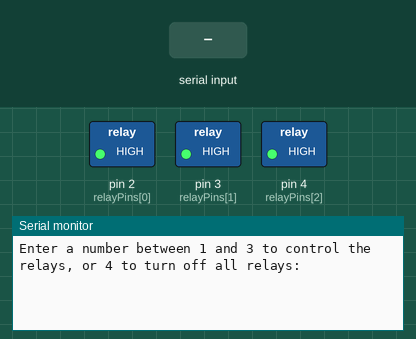
Bench run of a sketch on a simulated Arduino Uno, built with avr-gcc and run on an emulated ATmega328P. On the bench: switched loads named in the sketch (green lamp = pin HIGH), the last lines printed to the serial monitor. The test bench sets the inputs (shaded band).

Above: at 1.2 s.
1.3 s: "90,45\n" received over Serial
At 1.8 s:
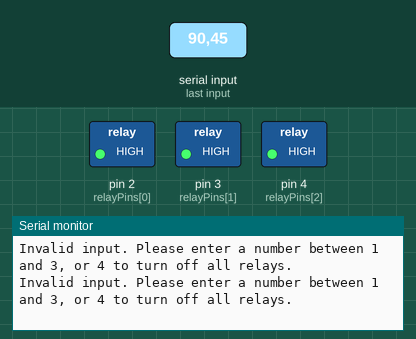
2.8 s: "4\n" received over Serial
At 3.3 s:
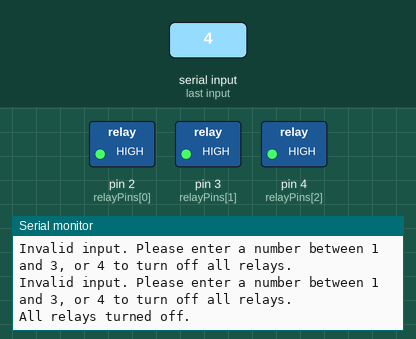

Measured:
- after the input at 1.3 s, the serial monitor: prints a new line at once (image 1)
- after the input at 2.8 s, the serial monitor: prints a new line at once (image 2)

The sketch:

fan_regulation.ino
```cpp
const int relayPins[3] = {2, 3, 4}; // Array of relay pins for 3 relays
const int totalRelays = 3; // Total number of relays

void setup() {
  // Set all relay pins as outputs and turn them off
  for (int i = 0; i < totalRelays; i++) {
    pinMode(relayPins[i], OUTPUT);
    digitalWrite(relayPins[i], HIGH); // Ensure all relays are off initially
  }
  Serial.begin(9600); // Initialize serial communication at 9600 baud
  Serial.println("Enter a number between 1 and 3 to control the relays, or 4 to turn off all relays:");
}

void loop() {
  if (Serial.available() > 0) {
    int relayIndex = Serial.parseInt(); // Read the input value
    // Clear the serial buffer
    while (Serial.available() > 0) {
      char _ = Serial.read();
    }
    if (relayIndex >= 1 && relayIndex <= totalRelays) {
      turnOnRelay(relayIndex - 1); // Adjust for zero-based array
    } else if (relayIndex == 4) {
      turnOffAllRelays();
    } else {
      Serial.println("Invalid input. Please enter a number between 1 and 3, or 4 to turn off all relays.");
    }
  }
}

void turnOnRelay(int relayIndex) {
  // Turn off all relays first
  for (int i = 0; i < totalRelays; i++) {
    digitalWrite(relayPins[i], HIGH);
  }
  // Turn on the selected relay
  digitalWrite(relayPins[relayIndex], LOW);
  Serial.print("Relay ");
  Serial.print(relayIndex + 1);
  Serial.println(" is ON.");
}

void turnOffAllRelays() {
  // Turn off all relays
  for (int i = 0; i < totalRelays; i++) {
    digitalWrite(relayPins[i], HIGH);
  }
  Serial.println("All relays turned off.");
}
```
